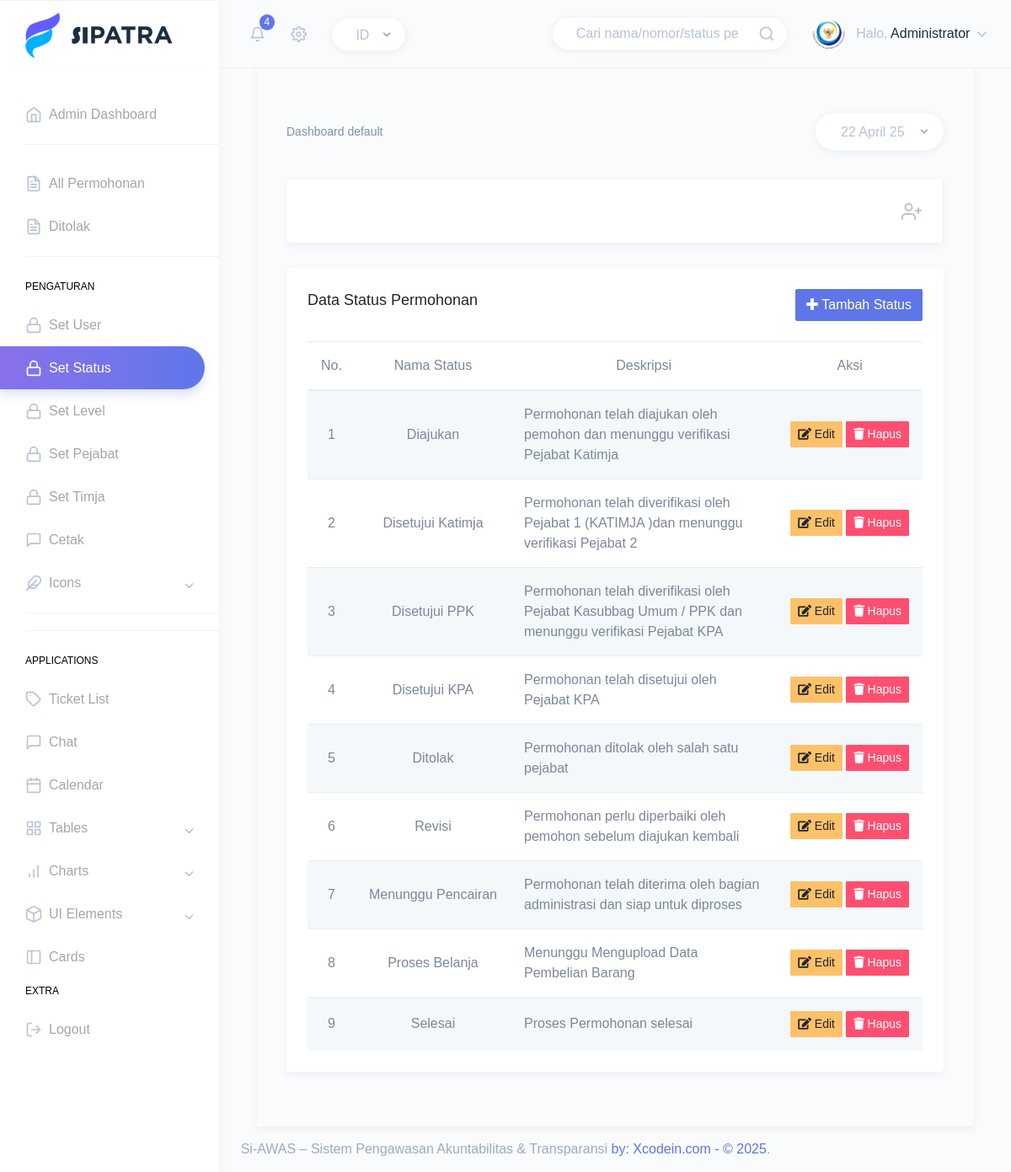
The app's page /index.php?page=set_status (signed in) with its own data.
### tables this page shows
CREATE TABLE IF NOT EXISTS `status_permohonan` (
  `id_status` int NOT NULL,
  `nama_status` varchar(100) NOT NULL,
  `deskripsi_status` varchar(255) NOT NULL,
  PRIMARY KEY (`id_status`)
);

### pages/administrator/set_status.php (the view, shortened to what this page needs)
<div class="page-wrapper">
    <div class="page-breadcrumb">
        <div class="row">
            <div class="col-7 align-self-center">
                <div class="d-flex align-items-center">
                    <nav aria-label="breadcrumb">
                        <ol class="breadcrumb m-0 p-0">
                            <li class="breadcrumb-item"><a href="index.html">Dashboard default</a></li>
                        </ol>
                    </nav>
                </div>
            </div>
            <div class="col-5 align-self-center">
                <div class="customize-input float-right">
                    <select
                        class="custom-select custom-select-set form-control bg-white border-0 custom-shadow custom-radius">
                        <option selected><?php echo date('d F y') ?></option>
                    </select>
                </div>
            </div>
        </div>
    </div>
    <div class="container-fluid">
        <div class="card-group">
            <div class="card border-right">
                <div class="card-body">
                    <div class="d-flex d-lg-flex d-md-block align-items-center">
                        <div class="ml-auto mt-md-3 mt-lg-0">
                            <span class="opacity-7 text-muted"><i data-feather="user-plus"></i></span>
                        </div>
                    </div>
                </div>
            </div>
        </div>
        <div class="row">
            <div class="col-12">
                <div class="card">
                    <div class="card-body">
                        <div class="d-flex align-items-center mb-4">
                            <h4 class="card-title">Data Status Permohonan</h4>
                            <div class="ml-auto">
                                <a href="index.php?page=add_status" class="btn btn-primary">
                                    <i class="fa fa-plus"></i> Tambah Status
                                </a>
                            </div>
                        </div>
                        <div class="table-responsive table-striped">
                            <table class="table no-wrap v-middle mb-0">
                                <thead>
                                    <tr class="border-0">
                                        <th class="text-center">No.</th>
                                        <th class="text-center">Nama Status</th>
                                        <th class="text-center">Deskripsi</th>
                                        <th class="text-center">Aksi</th>
                                    </tr>
                                </thead>
                                <tbody>
                                    <?php
                                    $no = 1;
                                    $query = mysqli_query($conn, "SELECT * FROM status_permohonan");
                                    while ($data = mysqli_fetch_array($query)) {
                                    ?>
                                    <tr>
                                        <td class="text-center"><?php echo $no++; ?></td>
                                        <td class="text-center"><?php echo $data['nama_status']; ?></td>
                                        <td class="text-wrap"><?php echo $data['deskripsi_status']; ?></td>
                                        <td>
                                            <a href="index.php?page=edit_status&id_status=<?= htmlspecialchars(urlencode($data['id_status'])); ?>"
                                                class="btn btn-warning btn-sm">
                                                <i class="fa fa-edit"></i> Edit
                                            </a>
                                            <button class="btn btn-danger btn-sm btn-delete"
                                                data-id="<?php echo $data['id_status']; ?>">
                                                <i class="fas fa-trash"></i> Hapus
                                            </button>
                                        </td>
                                    </tr>
                                    <?php } ?>
                                </tbody>
                            </table>
                        </div>
                    </div>
                </div>
            </div>
        </div>
    </div>
</div>

### records on screen
status_permohonan: nama_status "Diajukan", deskripsi_status "Permohonan telah diajukan oleh pemohon dan menunggu verifikasi Pejabat Katimja"
status_permohonan: nama_status "Disetujui Katimja", deskripsi_status "Permohonan telah diverifikasi oleh Pejabat 1 (KATIMJA )dan menunggu verifikasi Pejabat 2"
status_permohonan: nama_status "Disetujui PPK", deskripsi_status "Permohonan telah diverifikasi oleh Pejabat Kasubbag Umum / PPK dan menunggu verifikasi Pejabat KPA"
status_permohonan: nama_status "Disetujui KPA", deskripsi_status "Permohonan telah disetujui oleh Pejabat KPA"
status_permohonan: nama_status "Ditolak", deskripsi_status "Permohonan ditolak oleh salah satu pejabat"
status_permohonan: nama_status "Revisi", deskripsi_status "Permohonan perlu diperbaiki oleh pemohon sebelum diajukan kembali"
status_permohonan: nama_status "Menunggu Pencairan", deskripsi_status "Permohonan telah diterima oleh bagian administrasi dan siap untuk diproses"
status_permohonan: nama_status "Proses Belanja", deskripsi_status "Menunggu Mengupload Data Pembelian Barang"
status_permohonan: nama_status "Selesai", deskripsi_status "Proses Permohonan selesai"

### other values on screen
getNotificationCount($conn) "4"
$_SESSION['name'] "Administrator"
form field value "22 April 25"
